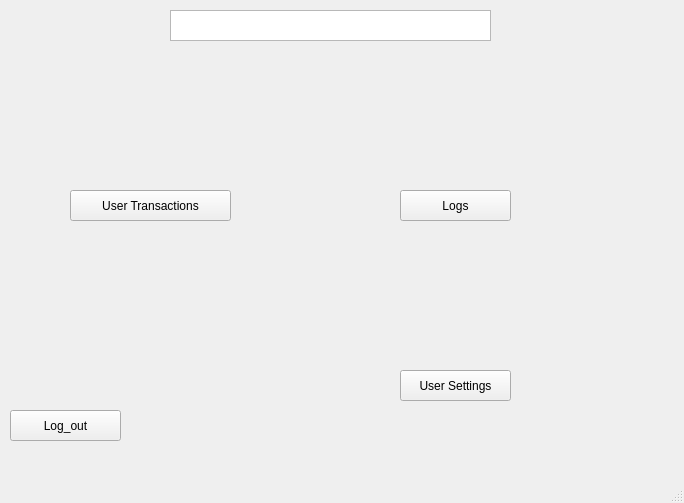
<?xml version="1.0" encoding="UTF-8"?>
<ui version="4.0">
 <class>MainWindow</class>
 <widget class="QMainWindow" name="MainWindow">
  <property name="geometry">
   <rect>
    <x>0</x>
    <y>0</y>
    <width>684</width>
    <height>503</height>
   </rect>
  </property>
  <property name="windowTitle">
   <string>user_page</string>
  </property>
  <property name="layoutDirection">
   <enum>Qt::LeftToRight</enum>
  </property>
  <property name="animated">
   <bool>false</bool>
  </property>
  <property name="tabShape">
   <enum>QTabWidget::Triangular</enum>
  </property>
  <widget class="QWidget" name="centralwidget">
   <widget class="QTextBrowser" name="textBrowser_welcome">
    <property name="geometry">
     <rect>
      <x>170</x>
      <y>10</y>
      <width>321</width>
      <height>31</height>
     </rect>
    </property>
    <property name="autoFillBackground">
     <bool>true</bool>
    </property>
   </widget>
   <widget class="QPushButton" name="pushButton_user_transactions">
    <property name="geometry">
     <rect>
      <x>70</x>
      <y>190</y>
      <width>161</width>
      <height>31</height>
     </rect>
    </property>
    <property name="toolTip">
     <string>&lt;html&gt;&lt;head/&gt;&lt;body&gt;&lt;p&gt;&lt;span style=&quot; font-weight:600;&quot;&gt;yt&lt;/span&gt;&lt;/p&gt;&lt;/body&gt;&lt;/html&gt;</string>
    </property>
    <property name="text">
     <string>User Transactions</string>
    </property>
   </widget>
   <widget class="QPushButton" name="pushButton_user_logs">
    <property name="geometry">
     <rect>
      <x>400</x>
      <y>190</y>
      <width>111</width>
      <height>31</height>
     </rect>
    </property>
    <property name="toolTip">
     <string>&lt;html&gt;&lt;head/&gt;&lt;body&gt;&lt;p&gt;&lt;span style=&quot; font-weight:600;&quot;&gt;yt&lt;/span&gt;&lt;/p&gt;&lt;/body&gt;&lt;/html&gt;</string>
    </property>
    <property name="text">
     <string>Logs</string>
    </property>
   </widget>
   <widget class="QPushButton" name="pushButton_user_settings">
    <property name="geometry">
     <rect>
      <x>400</x>
      <y>370</y>
      <width>111</width>
      <height>31</height>
     </rect>
    </property>
    <property name="toolTip">
     <string>&lt;html&gt;&lt;head/&gt;&lt;body&gt;&lt;p&gt;&lt;span style=&quot; font-weight:600;&quot;&gt;yt&lt;/span&gt;&lt;/p&gt;&lt;/body&gt;&lt;/html&gt;</string>
    </property>
    <property name="text">
     <string>User Settings</string>
    </property>
   </widget>
   <widget class="QPushButton" name="pushButton_logout">
    <property name="geometry">
     <rect>
      <x>10</x>
      <y>410</y>
      <width>111</width>
      <height>31</height>
     </rect>
    </property>
    <property name="toolTip">
     <string>&lt;html&gt;&lt;head/&gt;&lt;body&gt;&lt;p&gt;&lt;span style=&quot; font-weight:600;&quot;&gt;yt&lt;/span&gt;&lt;/p&gt;&lt;/body&gt;&lt;/html&gt;</string>
    </property>
    <property name="text">
     <string>Log_out</string>
    </property>
   </widget>
   <widget class="QLabel" name="label_account_no">
    <property name="geometry">
     <rect>
      <x>0</x>
      <y>50</y>
      <width>221</width>
      <height>17</height>
     </rect>
    </property>
    <property name="text">
     <string/>
    </property>
   </widget>
   <widget class="QLabel" name="label">
    <property name="geometry">
     <rect>
      <x>100</x>
      <y>90</y>
      <width>111</width>
      <height>91</height>
     </rect>
    </property>
    <property name="styleSheet">
     <string notr="true"/>
    </property>
    <property name="text">
     <string/>
    </property>
    <property name="pixmap">
     <pixmap>images/transfer-money.png</pixmap>
    </property>
    <property name="scaledContents">
     <bool>true</bool>
    </property>
   </widget>
   <widget class="QLabel" name="label_2">
    <property name="geometry">
     <rect>
      <x>400</x>
      <y>80</y>
      <width>111</width>
      <height>91</height>
     </rect>
    </property>
    <property name="styleSheet">
     <string notr="true"/>
    </property>
    <property name="text">
     <string/>
    </property>
    <property name="pixmap">
     <pixmap>images/wallet.png</pixmap>
    </property>
    <property name="scaledContents">
     <bool>true</bool>
    </property>
   </widget>
   <widget class="QLabel" name="label_3">
    <property name="geometry">
     <rect>
      <x>400</x>
      <y>270</y>
      <width>111</width>
      <height>91</height>
     </rect>
    </property>
    <property name="styleSheet">
     <string notr="true"/>
    </property>
    <property name="text">
     <string/>
    </property>
    <property name="pixmap">
     <pixmap>images/documents.png</pixmap>
    </property>
    <property name="scaledContents">
     <bool>true</bool>
    </property>
   </widget>
  </widget>
  <widget class="QMenuBar" name="menubar">
   <property name="geometry">
    <rect>
     <x>0</x>
     <y>0</y>
     <width>684</width>
     <height>22</height>
    </rect>
   </property>
  </widget>
  <widget class="QStatusBar" name="statusbar"/>
 </widget>
 <resources>
  <include location="images/bank2.qrc"/>
 </resources>
 <connections/>
</ui>
